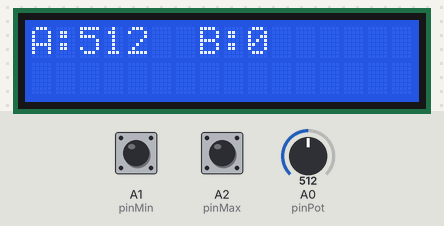
Simulated run of this sketch. Board: Arduino Uno, built with avr-gcc and run on an emulated ATmega328P. On the bench: 16×2 character LCD. Inputs (shaded band) come from the test bench; at power-on: A1 (pinMin) HIGH, A0 (pinPot) = 512, A2 (pinMax) HIGH. What the sketch prints to the serial monitor is not drawn.

Above: at 1.2 s.
1.3 s: A1 (pinMin) pulled LOW for 0.15 s
At 2.6 s:
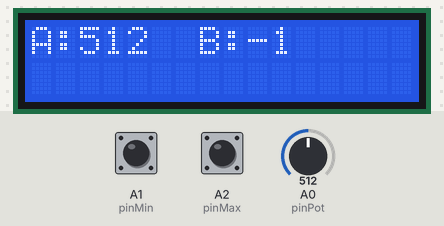
2.9 s: A1 (pinMin) pulled LOW for 1 s
At 3.4 s:
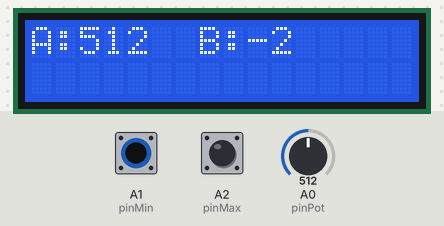
5.4 s: A0 (pinPot) set to 716
At 6.3 s:
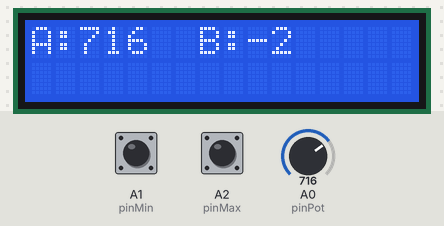
6.9 s: A2 (pinMax) pulled LOW for 0.15 s
At 8.1 s:
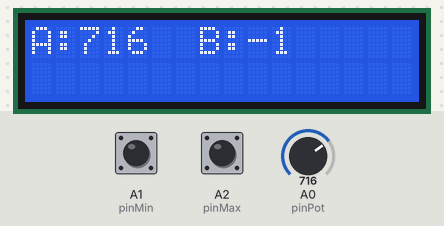
8.5 s: A0 (pinPot) set to 983
At 9.5 s:
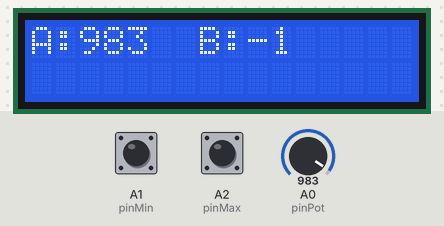
10.0 s: A0 (pinPot) set to 1014
At 10.9 s:
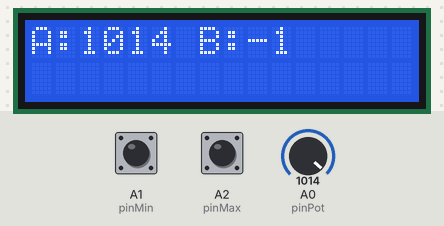
Timing chart, 0 to 12.5 s (numbered marks = the images above; inputs shaded):
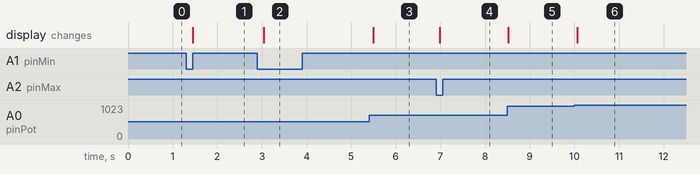

The sketch:

sketch_3.ino
```cpp
#include <LiquidCrystal.h>
LiquidCrystal lcd(12, 11, 5, 4, 3, 2);
int pinPot = A0;
int pinMin = A1;
int pinMax = A2;
int potValue = 0;
int butValue = 0;
bool minButtonState = HIGH;
bool maxButtonState = HIGH;
void setup() {
  lcd.begin(16, 2);
  pinMode(pinMin, INPUT_PULLUP);
  pinMode(pinMax, INPUT_PULLUP);
  Serial.begin(9600);
}
void loop() {
  potValue = analogRead(pinPot);
  int minValue = digitalRead(pinMin);
  int maxValue = digitalRead(pinMax);
  if (minValue == LOW && minButtonState == HIGH) {
    butValue--;
    delay(50);
  }
  minButtonState = minValue;
  if (maxValue == LOW && maxButtonState == HIGH) {
    butValue++;
    delay(50);
  }
  maxButtonState = maxValue;
  lcd.setCursor(0, 0);
  lcd.print("A:" + String(potValue) + " ");
  lcd.setCursor(7, 0);
  lcd.print("B:" + String(butValue) + " ");
  delay(100);
  Serial.print("Pot: ");
  Serial.print(potValue);
  Serial.print(" MinBtn: ");
  Serial.print(minValue);
  Serial.print(" MaxBtn: ");
  Serial.println(maxValue);
}
```

Measured:
- after the input at 1.3 s, the display: changes after 0.15 s (image 1)
- after the input at 2.9 s, the display: changes after 0.14 s (image 2)
- after the input at 5.4 s, the display: changes after 0.10 s (image 3)
- after the input at 6.9 s, the display: changes after 0.08 s (image 4)
- after the input at 8.5 s, the display: changes at once (image 5)
- after the input at 10.0 s, the display: changes after 0.06 s (image 6)
